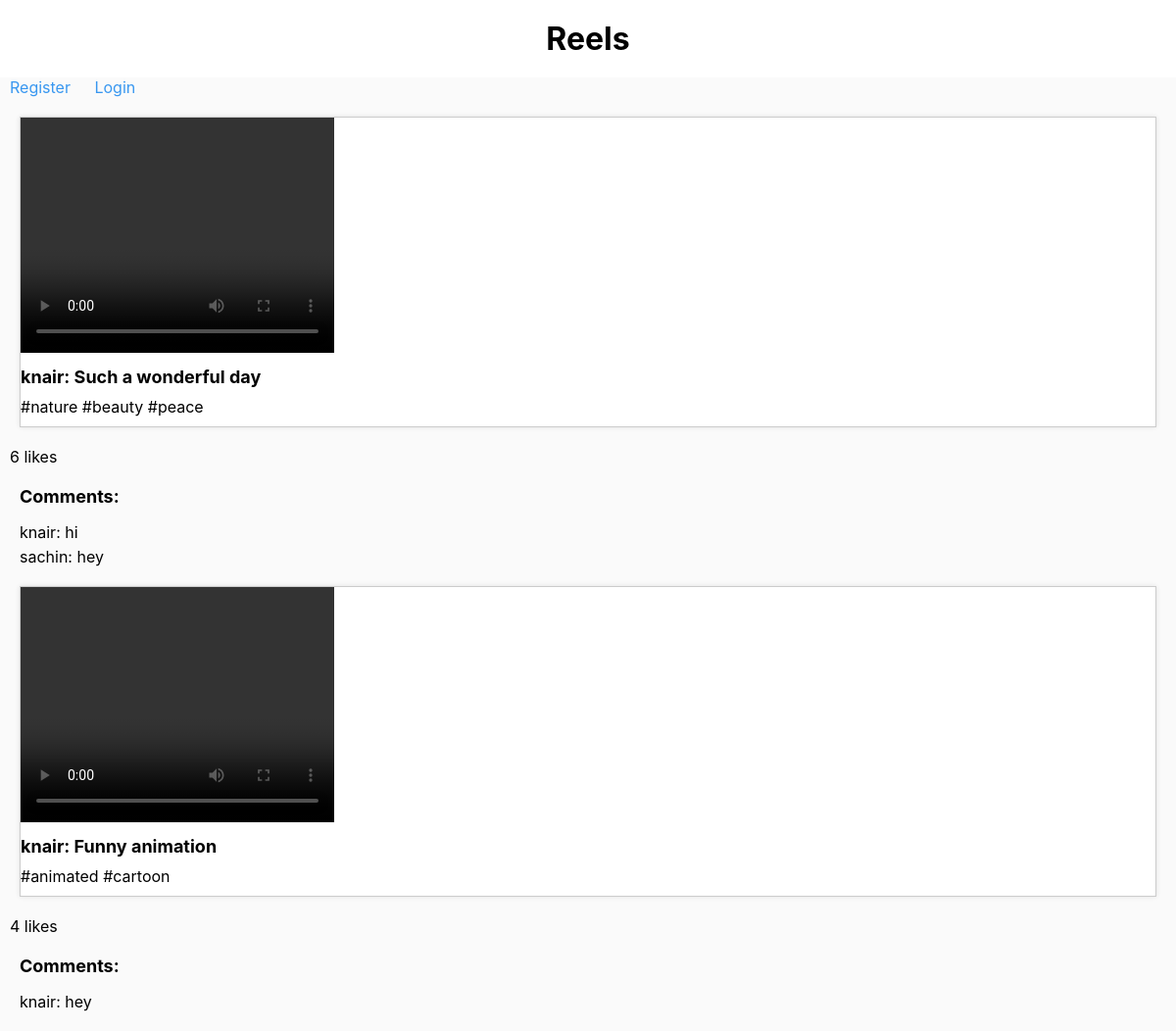
The page / on the database its author committed.
### app/models.py (models this page shows, shortened)
class Video(db.Model):
    id = db.Column(db.Integer, primary_key=True)
    title = db.Column(db.String(100), nullable=False)
    description = db.Column(db.String(250))
    user_id = db.Column(db.Integer, db.ForeignKey('user.id'), nullable=False)
    video = db.Column(db.String(255))
    likes = db.relationship('Like', backref='video', lazy=True)
    shares = db.relationship('Share', backref='video', lazy=True)
    comments = db.relationship('Comment', backref='video', lazy=True)

class User(db.Model, UserMixin):
    id = db.Column(db.Integer, primary_key=True)
    username = db.Column(db.String(80), unique=True, nullable=False)
    email = db.Column(db.String(120), unique=True, nullable=False)
    password_hash = db.Column(db.String(128), nullable=False)
    videos = db.relationship('Video', backref='user', lazy=True)
    comments = db.relationship('Comment', back_populates='user')
    likes = db.relationship('Like', back_populates='user')

class Comment(db.Model):
    id = db.Column(db.Integer, primary_key=True)
    text = db.Column(db.String(250), nullable=False)
    user_id = db.Column(db.Integer, db.ForeignKey('user.id'), nullable=False)
    video_id = db.Column(db.Integer, db.ForeignKey('video.id'), nullable=False)
    created_at = db.Column(db.DateTime, default=datetime.utcnow)
    user = db.relationship('User', back_populates='comments')

### app/routes.py (the view)
@bp.route('/')
def home():
    videos = Video.query.all()
    like_counts = {}  # Dictionary to store like counts for each video
    for video in videos:
        like_count = Like.query.filter_by(video_id=video.id).count()
        like_counts[video.id] = like_count
    return render_template('home.html', videos=videos, like_counts=like_counts)

### app/templates/home.html (shortened to what this page needs)
<!DOCTYPE html>
<html>
<head>
    <link rel="stylesheet" href="{{ url_for('static', filename='insta_style.css') }}">
</head>
<body>
    <h1>Reels</h1>
    {% if current_user.is_authenticated %}
        <a href="{{ url_for('sample.logout') }}">Logout</a>
    {% else %}
        <a href="{{ url_for('sample.register') }}">Register</a>
        <a href="{{ url_for('sample.login') }}">Login</a>
    {% endif %}
    <div>
        {% for video in videos %}
        <div class="video-card">
            <video src="{{ url_for('static', filename='videos/' + video.video) }}" controls width="320" height="240" loop></video>
            <h2>{{video.user.username}}: {{ video.title }}</h2>
            <p>{{ video.description }}</p>
        </div>
        <div class="video-actions">
            <span class="like-count">{{ like_counts[video.id] }} likes</span>
        </div>
        <div class="comments">
            <h2>Comments:</h2>
            <ul>
                {% for comment in video.comments %}
                    <li>{{ comment.user.username }}: {{ comment.text }}</li>
                {% endfor %}
            </ul>
        </div>
        {% endfor %}
    </div>
</body>
</html>

### app/static/insta_style.css (style rules this page uses)
body { font-family: -apple-system, BlinkMacSystemFont, 'Segoe UI', 'Roboto', 'Oxygen', 'Ubuntu', 'Cantarell', 'Fira Sans', 'Droid Sans', 'Helvetica Neue', sans-serif; background-color: #fafafa; margin: 0; padding: 0; }
h1 { text-align: center; background-color: #ffffff; color: #000; padding: 20px 0; margin: 0; }
a { text-decoration: none; color: #3897f0; margin: 10px; }
.video-card { background-color: #fff; border: 1px solid #ccc; margin: 20px; box-shadow: 0 0 5px rgba(0, 0, 0, 0.1); }
video { width:"320"; height:"240"; }
h2 { margin: 10px 0; font-size: 18px; }
p { margin: 10px 0; }
.like-count { margin-left: 10px; }
.comments { margin: 20px; }
ul { list-style-type: none; padding: 0; }
li { margin: 5px 0; }

### rows shown on the page
Video: user.username "knair", title "Such a wonderful day", description "#nature #beauty #peace", like_counts "6"
Comment: user.username "knair", text "hi"
Comment: user.username "sachin", text "hey"
Video: user.username "knair", title "Funny animation", description "#animated #cartoon", like_counts "4"
Comment: user.username "knair", text "hey"
